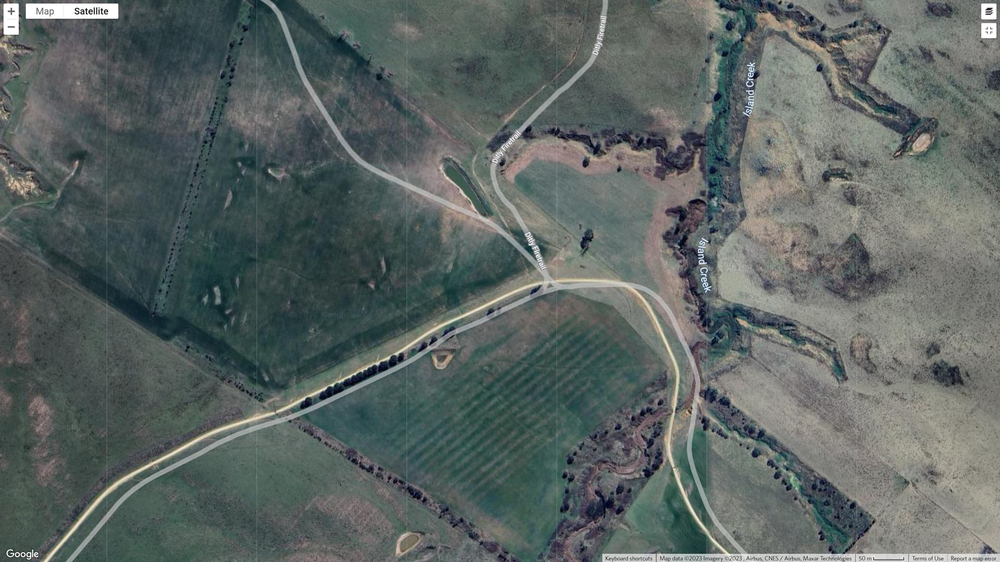
#> input picture data/images/roads.png, 1000 x 562 px, shrunk from 1920 x 1080 before the run
$ jupyter execute Lab-1.ipynb
#> lines starting #> are read from the running program, lines starting #| are printed output that depends on the picture; after the words box and inside, x2 and y2 are one past the last pixel; in counts of white or black regions, pixels touching at a corner belong together
[cell 1]
import cv2
import numpy as np
import matplotlib.pyplot as plt
from PIL import Image, ImageDraw

[cell 2]
img = cv2.imread("../data/images/roads.png")
#> img is the input picture: shape (562, 1000, 3); mean B, G, R 98.4, 100.8, 91.9

plt.hist(img.ravel(), bins=50, edgecolor="black")
plt.title("Histogram of grayscale intensities")
plt.xlabel("Intensity")
plt.ylabel("Number of pixels")
plt.show()
#> figure, not shown here; tallest bar 119402 high, from x = 76.5 to 81.6

[cell 3]
img = cv2.imread("../data/images/roads.png", cv2.IMREAD_GRAYSCALE)
#> img: shape (562, 1000); min 0, max 255, mean 97.4

plt.figure(figsize=(16, 10))
plt.subplot(1, 2, 1)
plt.imshow(img, cmap="gray")
plt.axis('off')

plt.subplot(1, 2, 2)
plt.hist(img.ravel(), bins=50, edgecolor="black")
plt.title("Histogram of grayscale intensities")
plt.xlabel("Intensity")
plt.ylabel("Number of pixels")
plt.show();
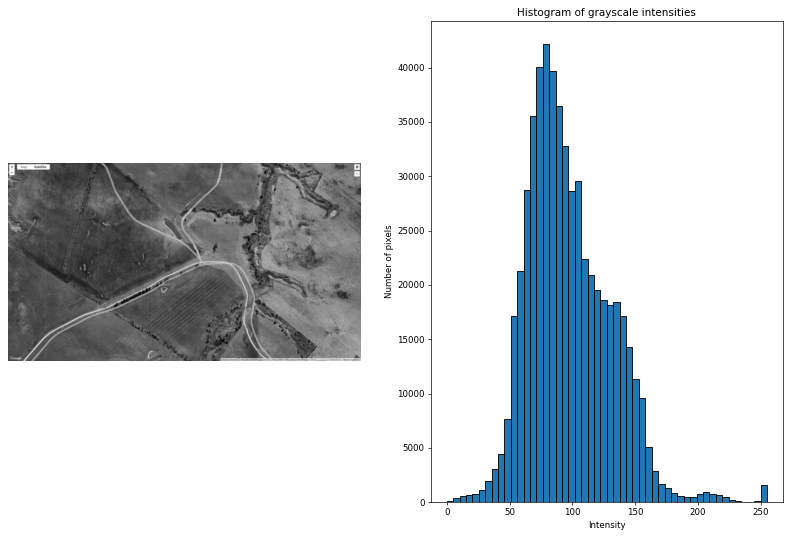
#> figure drawn by matplotlib, 2 panels; panel 2: tallest bar 42171 high, from x = 76.5 to 81.6

[cell 4]
def global_threshold(image, T):
#> called with T = 150
    return (image >= T).astype(np.uint8)
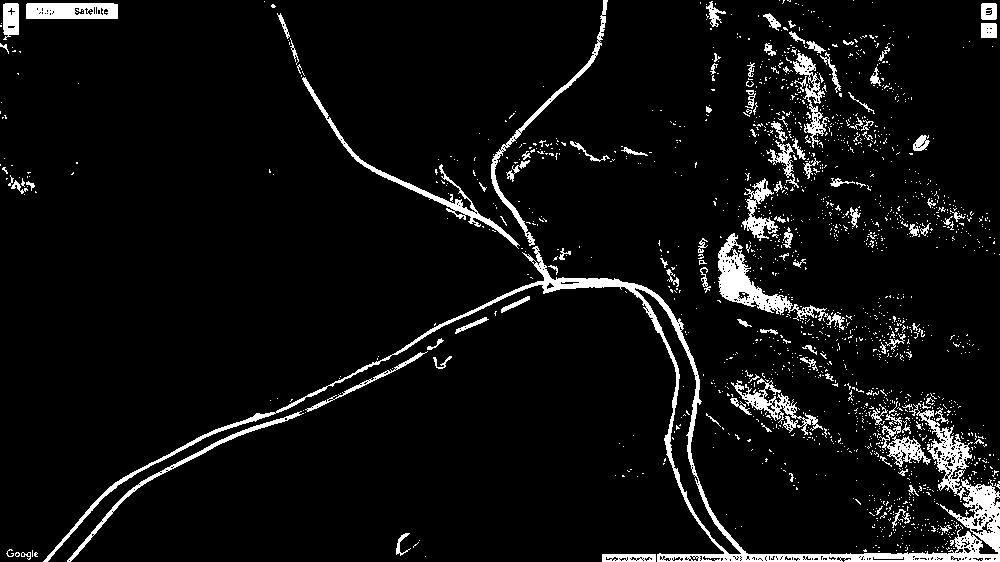
#> returned value: shape (562, 1000); values 0 (black) and 1 (white), 6.2% white; 1701 white regions (1587 under 20 px), largest, box (x1, y1, x2, y2) and area: (43, 246, 1000, 562) 11502, (718, 233, 845, 330) 2417, (302, 77, 520, 249) 1599

T = 150
mask_global = global_threshold(img, T)

fig, axes = plt.subplots(1, 2, figsize=(12, 5))
axes[0].imshow(img, cmap="gray")
axes[0].set_title(f"Original image")
axes[0].axis("off")

axes[1].imshow(mask_global, cmap="gray")
axes[1].set_title(f"Global threshold mask (T={T})")
axes[1].axis("off")

plt.tight_layout()
plt.show()

[cell 5]
masked_image = img * mask_global

fig, axes = plt.subplots(1, 3, figsize=(15, 5))
axes[0].imshow(img, cmap="gray")
axes[0].set_title("Original image")
axes[0].axis("off")

axes[1].imshow(mask_global, cmap="gray")
axes[1].set_title("Binary mask")
axes[1].axis("off")

axes[2].imshow(masked_image, cmap="gray")
axes[2].set_title("Masked image")
axes[2].axis("off")

plt.tight_layout()
plt.show()

[cell 6]
def segment_and_mask(image, threshold):
    mask = (image >= threshold).astype(np.uint8)
    segmented = image * mask
    return mask, segmented

test_thresholds = [80, 140, 190]

fig, axes = plt.subplots(len(test_thresholds), 3, figsize=(12, 12))

for i, thr in enumerate(test_thresholds):
    mask, segmented = segment_and_mask(img, thr)

    axes[i, 0].imshow(img, cmap="gray")
    axes[i, 0].set_title("Original")
    axes[i, 0].axis("off")

    axes[i, 1].imshow(mask, cmap="gray")
    axes[i, 1].set_title(f"Mask (T={thr})")
    axes[i, 1].axis("off")

    axes[i, 2].imshow(segmented, cmap="gray")
    axes[i, 2].set_title(f"Segmented (T={thr})")
    axes[i, 2].axis("off")
#> this loop made 3 passes
#> pass 1, in segment_and_mask, `mask = (image >= threshold).astype(np.uint8)`:
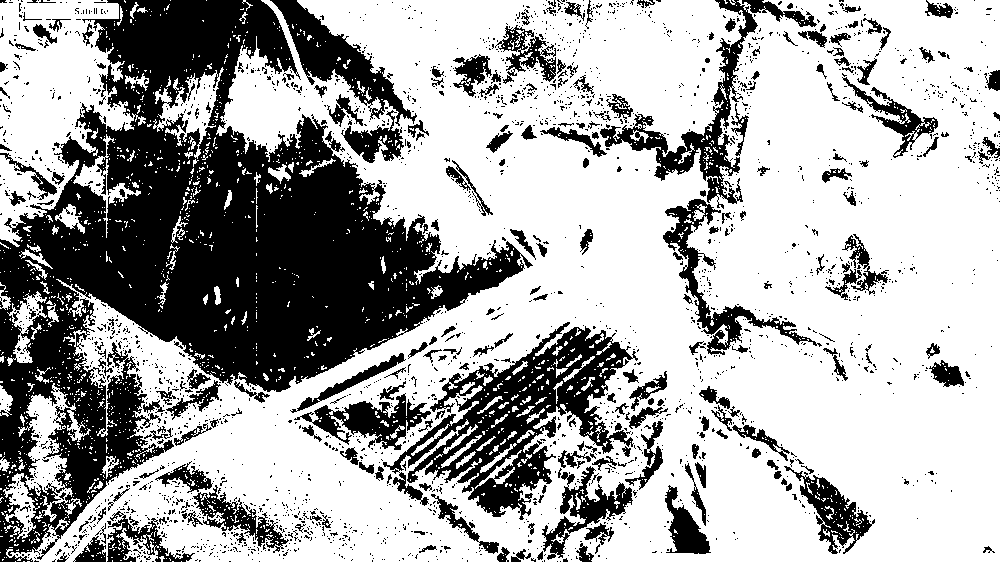
#> mask: shape (562, 1000); values 0 (black) and 1 (white), 66.4% white; 2496 black regions (2244 under 20 px), largest, box (x1, y1, x2, y2) and area: (0, 0, 533, 562) 109614, (383, 322, 638, 520) 16978, (600, 0, 758, 209) 5400
#> pass 1, in segment_and_mask, `segmented = image * mask`:
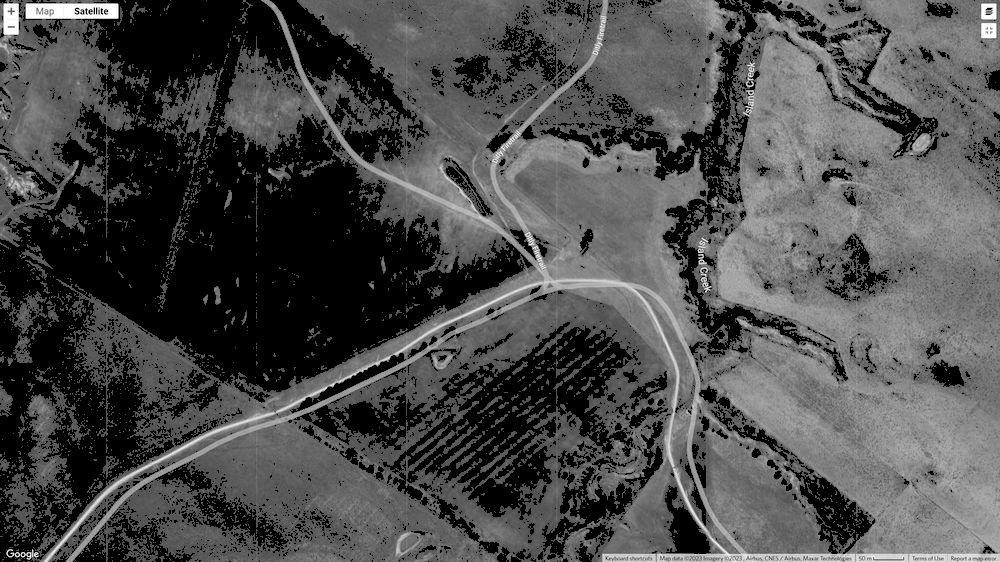
#> segmented: shape (562, 1000); min 0, max 255, mean 75.6

plt.tight_layout()
plt.show()
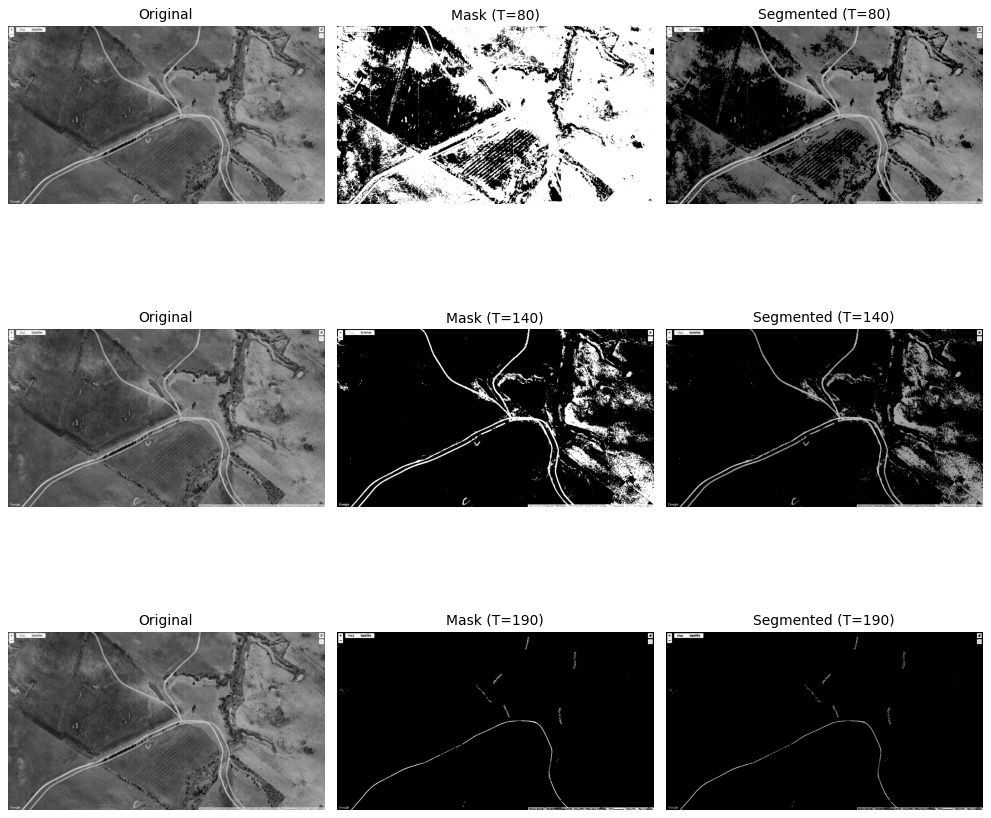
#> figure drawn by matplotlib, 9 panels

[cell 7]
def convolve2d(image, kernel):
    image = image.astype(np.float32)
    kernel = np.array(kernel, dtype=np.float32)

    kh, kw = kernel.shape
    pad_h, pad_w = kh // 2, kw // 2

    padded = np.pad(image, ((pad_h, pad_h), (pad_w, pad_w)), mode="edge")
    out = np.zeros_like(image, dtype=np.float32)

    for i in range(image.shape[0]):
        for j in range(image.shape[1]):
            region = padded[i:i+kh, j:j+kw]
            out[i, j] = np.sum(region * kernel)

    return out

sobel_x = np.array([
    [-1, 0, 1],
    [-2, 0, 2],
    [-1, 0, 1]
], dtype=np.float32)

sobel_y = np.array([
    [-1, -2, -1],
    [ 0,  0,  0],
    [ 1,  2,  1]
], dtype=np.float32)

Gx = convolve2d(img, sobel_x)
Gy = convolve2d(img, sobel_y)
#> after the loop in convolve2d (call 2), `for i in range(image.shape[0]):`:
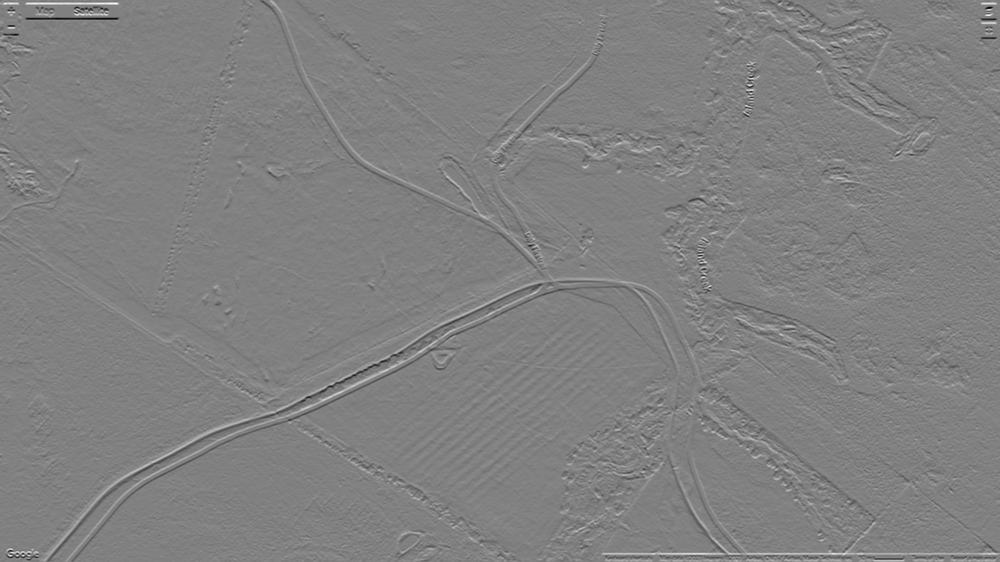
#> out: shape (562, 1000) float32; min -891, max 872, mean 0.6; drawn with min black and max white
gradient_magnitude = np.sqrt(Gx**2 + Gy**2)

[cell 8]
fig, axes = plt.subplots(1, 4, figsize=(18, 5))

axes[0].imshow(img, cmap="gray")
axes[0].set_title("Original image")
axes[0].axis("off")

axes[1].imshow(Gx, cmap="gray")
axes[1].set_title("Horizontal gradient")
axes[1].axis("off")

axes[2].imshow(Gy, cmap="gray")
axes[2].set_title("Vertical gradient ")
axes[2].axis("off")

axes[3].imshow(gradient_magnitude, cmap="gray")
axes[3].set_title("Gradient magnitude")
axes[3].axis("off")

plt.tight_layout()
plt.show()

[cell 9]
edge_threshold = 120
edges = (gradient_magnitude >= edge_threshold).astype(np.uint8)
#> edges: shape (562, 1000); values 0 (black) and 1 (white), 9.4% white in thin lines or dots

fig, axes = plt.subplots(1, 3, figsize=(15, 5))

axes[0].imshow(gradient_magnitude, cmap="gray")
axes[0].set_title("Gradient magnitude")
axes[0].axis("off")

axes[1].imshow(edges, cmap="gray")
axes[1].set_title(f"Edge map (threshold={edge_threshold})")
axes[1].axis("off")

axes[2].imshow(img, cmap="gray")
axes[2].imshow(edges, cmap="jet", alpha=0.35)
axes[2].set_title("Edges overlaid on image")
axes[2].axis("off")

plt.tight_layout()
plt.show()

[cell 10]
edge_thresholds = [50, 100, 180]

fig, axes = plt.subplots(1, len(edge_thresholds), figsize=(15, 5))

for ax, thr in zip(axes, edge_thresholds):
    e = (gradient_magnitude >= thr).astype(np.uint8)
    ax.imshow(e, cmap="gray")
    ax.set_title(f"Edge threshold = {thr}")
    ax.axis("off")
#> this loop made 3 passes
#> pass 1, `e = (gradient_magnitude >= thr).astype(np.uint8)`:
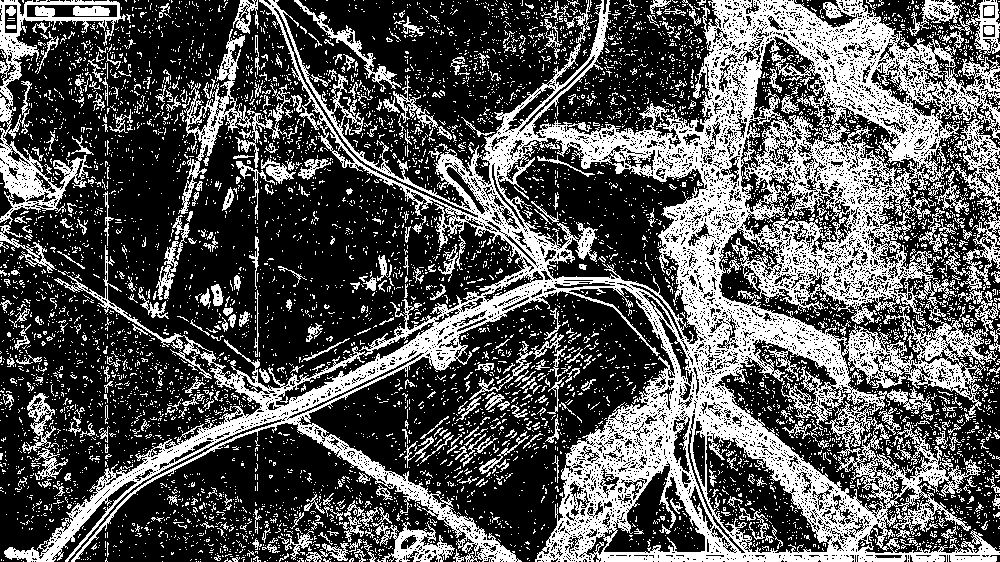
#> e: shape (562, 1000); values 0 (black) and 1 (white), 34.4% white; 6732 white regions (6266 under 20 px), largest, box (x1, y1, x2, y2) and area: (4, 0, 1000, 562) 129012, (0, 0, 126, 225) 5684, (178, 29, 291, 214) 3195
#> pass 3, `e = (gradient_magnitude >= thr).astype(np.uint8)`:
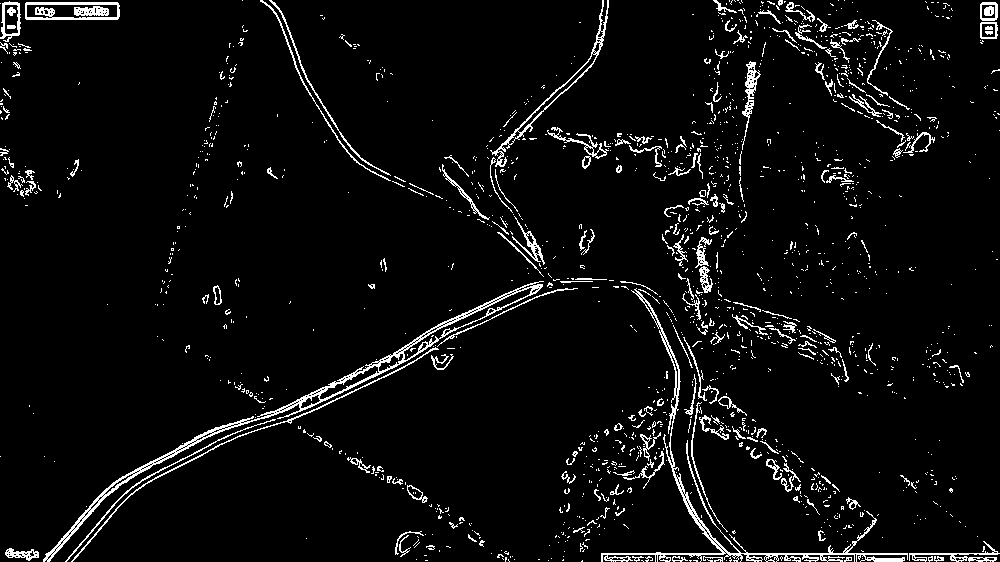
#> e: shape (562, 1000); values 0 (black) and 1 (white), 4.8% white in thin lines or dots

plt.tight_layout()
plt.show()

$ run again, with data/images/astronaut.png copied over data/images/roads.png
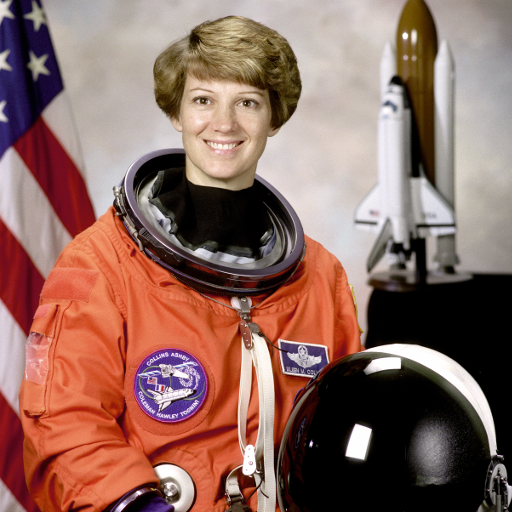
#> input picture data/images/astronaut.png, 512 x 512 px
#> img is the input picture: shape (512, 512, 3); mean B, G, R 96.5, 105.8, 141.6
#> img: shape (512, 512)
#> in global_threshold, `return (image >= T).astype(np.uint8)`:
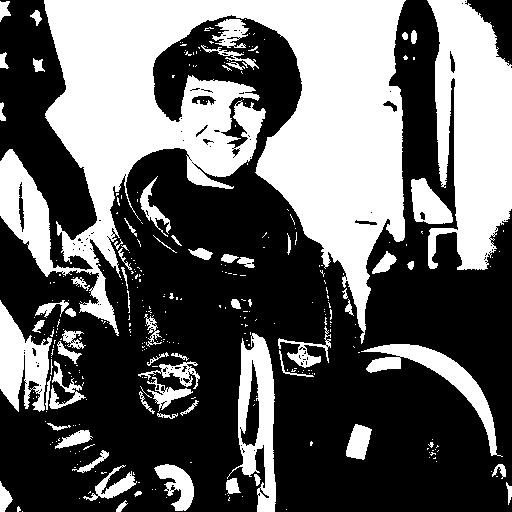
#> returned value: shape (512, 512); values 0 (black) and 1 (white), 39.3% white; 345 white regions (280 under 20 px), largest, box (x1, y1, x2, y2) and area: (0, 0, 406, 344) 64215, (427, 0, 512, 270) 16016, (227, 333, 276, 512) 3989
#> edges: shape (512, 512); values 0 (black) and 1 (white), 15.3% white; 470 white regions (382 under 20 px), largest, box (x1, y1, x2, y2) and area: (99, 14, 512, 512) 18362, (365, 0, 512, 285) 4475, (133, 348, 211, 426) 2964
#> the loop `for ax, thr in zip(axes, edge_thresholds):` made 3 passes
#> pass 3, `e = (gradient_magnitude >= thr).astype(np.uint8)`:
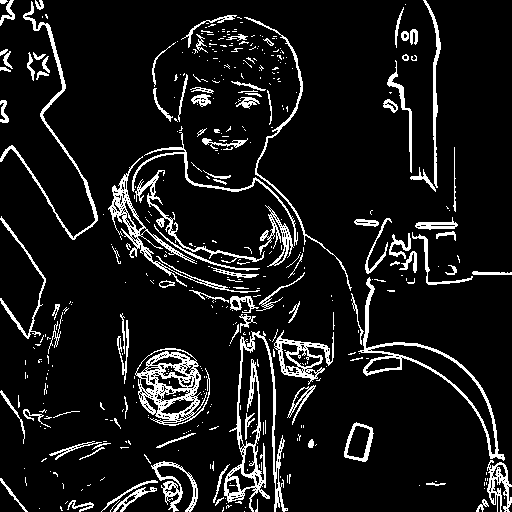
#> e: shape (512, 512); values 0 (black) and 1 (white), 9.7% white in thin lines or dots

$ run again, with data/images/cat.png copied over data/images/roads.png
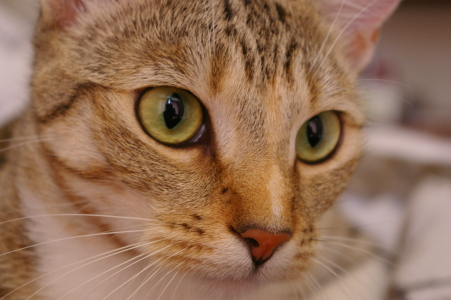
#> input picture data/images/cat.png, 451 x 300 px
#> img is the input picture: shape (300, 451, 3); mean B, G, R 86.8, 111.4, 147.7
#> img: shape (300, 451)
#> after the loop in convolve2d (call 2), `for i in range(image.shape[0]):`:
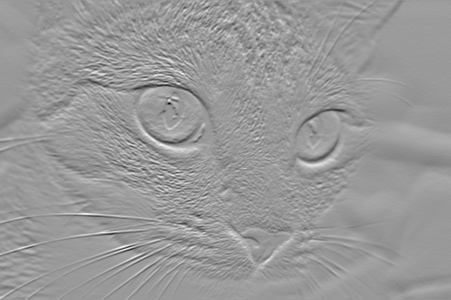
#> out: shape (300, 451) float32; min -512, max 342, mean 0.8; drawn with min black and max white
#> edges: shape (300, 451); values 0 (black) and 1 (white), 7.6% white in thin lines or dots, all inside (x1, y1, x2, y2) = (0, 0, 402, 299)
#> the loop `for ax, thr in zip(axes, edge_thresholds):` made 3 passes
#> pass 3, `e = (gradient_magnitude >= thr).astype(np.uint8)`:
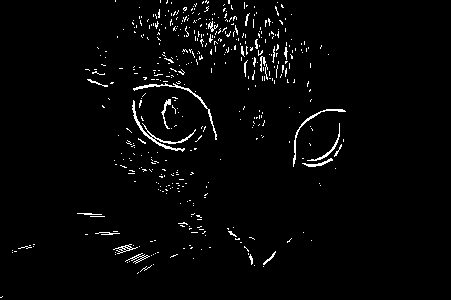
#> e: shape (300, 451); values 0 (black) and 1 (white), 2.4% white in thin lines or dots, all inside (x1, y1, x2, y2) = (0, 0, 346, 298)
